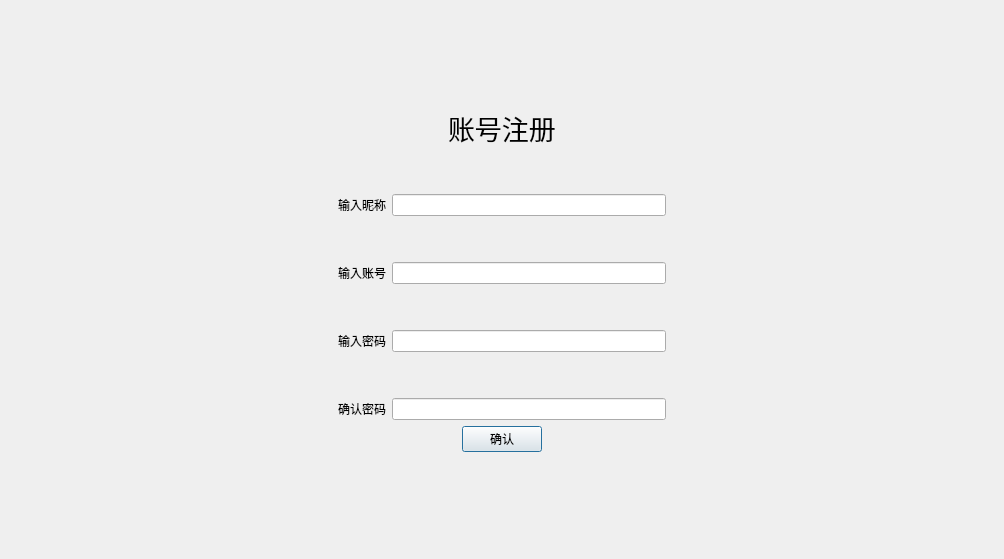
<?xml version="1.0" encoding="UTF-8"?>
<ui version="4.0">
 <class>Signup</class>
 <widget class="QDialog" name="Signup">
  <property name="geometry">
   <rect>
    <x>0</x>
    <y>0</y>
    <width>1004</width>
    <height>559</height>
   </rect>
  </property>
  <property name="windowTitle">
   <string>注册</string>
  </property>
  <layout class="QVBoxLayout" name="verticalLayout_3">
   <item>
    <spacer name="verticalSpacer">
     <property name="orientation">
      <enum>Qt::Vertical</enum>
     </property>
     <property name="sizeHint" stdset="0">
      <size>
       <width>20</width>
       <height>81</height>
      </size>
     </property>
    </spacer>
   </item>
   <item>
    <layout class="QHBoxLayout" name="horizontalLayout_7">
     <item>
      <spacer name="horizontalSpacer_5">
       <property name="orientation">
        <enum>Qt::Horizontal</enum>
       </property>
       <property name="sizeHint" stdset="0">
        <size>
         <width>40</width>
         <height>20</height>
        </size>
       </property>
      </spacer>
     </item>
     <item>
      <layout class="QVBoxLayout" name="verticalLayout_2">
       <item>
        <layout class="QHBoxLayout" name="horizontalLayout_6">
         <item>
          <spacer name="horizontalSpacer_3">
           <property name="orientation">
            <enum>Qt::Horizontal</enum>
           </property>
           <property name="sizeHint" stdset="0">
            <size>
             <width>40</width>
             <height>20</height>
            </size>
           </property>
          </spacer>
         </item>
         <item>
          <widget class="QLabel" name="label_5">
           <property name="font">
            <font>
             <family>楷体</family>
             <pointsize>20</pointsize>
            </font>
           </property>
           <property name="text">
            <string>账号注册</string>
           </property>
          </widget>
         </item>
         <item>
          <spacer name="horizontalSpacer_4">
           <property name="orientation">
            <enum>Qt::Horizontal</enum>
           </property>
           <property name="sizeHint" stdset="0">
            <size>
             <width>40</width>
             <height>20</height>
            </size>
           </property>
          </spacer>
         </item>
        </layout>
       </item>
       <item>
        <spacer name="verticalSpacer_3">
         <property name="orientation">
          <enum>Qt::Vertical</enum>
         </property>
         <property name="sizeHint" stdset="0">
          <size>
           <width>20</width>
           <height>40</height>
          </size>
         </property>
        </spacer>
       </item>
       <item>
        <layout class="QVBoxLayout" name="verticalLayout">
         <item>
          <layout class="QHBoxLayout" name="horizontalLayout">
           <item>
            <widget class="QLabel" name="label">
             <property name="text">
              <string>输入昵称</string>
             </property>
            </widget>
           </item>
           <item>
            <widget class="QLineEdit" name="lineEdit"/>
           </item>
          </layout>
         </item>
         <item>
          <spacer name="verticalSpacer_4">
           <property name="orientation">
            <enum>Qt::Vertical</enum>
           </property>
           <property name="sizeHint" stdset="0">
            <size>
             <width>20</width>
             <height>40</height>
            </size>
           </property>
          </spacer>
         </item>
         <item>
          <layout class="QHBoxLayout" name="horizontalLayout_2">
           <item>
            <widget class="QLabel" name="label_2">
             <property name="text">
              <string>输入账号</string>
             </property>
            </widget>
           </item>
           <item>
            <widget class="QLineEdit" name="lineEdit_2"/>
           </item>
          </layout>
         </item>
         <item>
          <spacer name="verticalSpacer_5">
           <property name="orientation">
            <enum>Qt::Vertical</enum>
           </property>
           <property name="sizeHint" stdset="0">
            <size>
             <width>20</width>
             <height>40</height>
            </size>
           </property>
          </spacer>
         </item>
         <item>
          <layout class="QHBoxLayout" name="horizontalLayout_3">
           <item>
            <widget class="QLabel" name="label_3">
             <property name="text">
              <string>输入密码</string>
             </property>
            </widget>
           </item>
           <item>
            <widget class="QLineEdit" name="lineEdit_3">
             <property name="echoMode">
              <enum>QLineEdit::Password</enum>
             </property>
            </widget>
           </item>
          </layout>
         </item>
         <item>
          <spacer name="verticalSpacer_6">
           <property name="orientation">
            <enum>Qt::Vertical</enum>
           </property>
           <property name="sizeHint" stdset="0">
            <size>
             <width>20</width>
             <height>40</height>
            </size>
           </property>
          </spacer>
         </item>
         <item>
          <layout class="QHBoxLayout" name="horizontalLayout_4">
           <item>
            <widget class="QLabel" name="label_4">
             <property name="text">
              <string>确认密码</string>
             </property>
            </widget>
           </item>
           <item>
            <widget class="QLineEdit" name="lineEdit_4">
             <property name="echoMode">
              <enum>QLineEdit::Password</enum>
             </property>
            </widget>
           </item>
          </layout>
         </item>
         <item>
          <layout class="QHBoxLayout" name="horizontalLayout_5">
           <item>
            <spacer name="horizontalSpacer_2">
             <property name="orientation">
              <enum>Qt::Horizontal</enum>
             </property>
             <property name="sizeHint" stdset="0">
              <size>
               <width>40</width>
               <height>20</height>
              </size>
             </property>
            </spacer>
           </item>
           <item>
            <widget class="QPushButton" name="pushButton">
             <property name="text">
              <string>确认</string>
             </property>
            </widget>
           </item>
           <item>
            <spacer name="horizontalSpacer">
             <property name="orientation">
              <enum>Qt::Horizontal</enum>
             </property>
             <property name="sizeHint" stdset="0">
              <size>
               <width>40</width>
               <height>20</height>
              </size>
             </property>
            </spacer>
           </item>
          </layout>
         </item>
        </layout>
       </item>
      </layout>
     </item>
     <item>
      <spacer name="horizontalSpacer_6">
       <property name="orientation">
        <enum>Qt::Horizontal</enum>
       </property>
       <property name="sizeHint" stdset="0">
        <size>
         <width>40</width>
         <height>20</height>
        </size>
       </property>
      </spacer>
     </item>
    </layout>
   </item>
   <item>
    <spacer name="verticalSpacer_2">
     <property name="orientation">
      <enum>Qt::Vertical</enum>
     </property>
     <property name="sizeHint" stdset="0">
      <size>
       <width>20</width>
       <height>80</height>
      </size>
     </property>
    </spacer>
   </item>
  </layout>
 </widget>
 <resources/>
 <connections/>
</ui>
